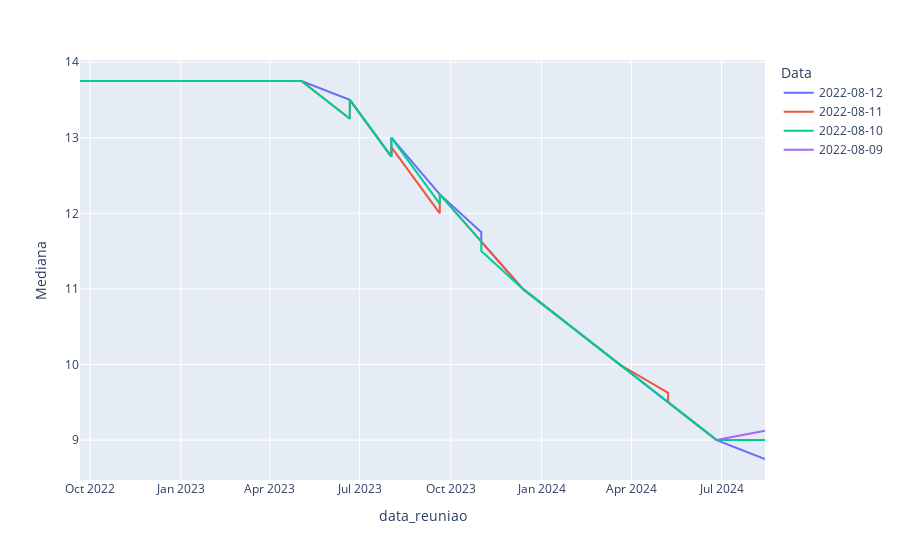

Write notebook code for a chart like this one.
### Code cell
# Gráfico iterativo utilizando o plotly
fig=px.line(df_selic,x='data_reuniao',y='Mediana', color='Data')
# Gerando arquivo com o resultado
# plotly.offline.plot(fig, show_link = True,filename=f'./output/IPCA_forcast.html')
fig.show()

### Figure 1 — Plotly figure (JSON) as saved in the notebook; plotly's stock layout.template omitted (floating-point values rounded to 4 significant figures)
{"data": [{"hovertemplate": "Data=2022-08-12<br>data_reuniao=%{x}<br>Mediana=%{y}<extra></extra>", "legendgroup": "2022-08-12", "line": {"color": "#636efa", "dash": "solid"}, "marker": {"symbol": "circle"}, "mode": "lines", "name": "2022-08-12", "orientation": "v", "showlegend": true, "type": "scatter", "x": ["2022-09-21", "2022-09-21", "2022-10-26", "2022-10-26", "2022-12-07", "2022-12-07", "2023-02-01", "2023-02-01", "2023-03-22", "2023-03-22", "2023-05-03", "2023-05-03", "2023-06-21", "2023-06-21", "2023-08-02", "2023-08-02", "2023-09-20", "2023-09-20", "2023-11-01", "2023-11-01", "2023-12-13", "2023-12-13", "2024-01-31", "2024-01-31", "2024-03-20", "2024-03-20", "2024-05-08", "2024-05-08", "2024-06-26", "2024-06-26", "2024-08-14", "2024-08-14"], "xaxis": "x", "y": [13.75, 13.75, 13.75, 13.75, 13.75, 13.75, 13.75, 13.75, 13.75, 13.75, 13.75, 13.75, 13.5, 13.5, 12.75, 13, 12.25, 12.25, 11.75, 11.62, 11, 11, 10.5, 10.5, 10, 10, 9.5, 9.5, 9, 9, 8.75, 8.75], "yaxis": "y"}, {"hovertemplate": "Data=2022-08-11<br>data_reuniao=%{x}<br>Mediana=%{y}<extra></extra>", "legendgroup": "2022-08-11", "line": {"color": "#EF553B", "dash": "solid"}, "marker": {"symbol": "circle"}, "mode": "lines", "name": "2022-08-11", "orientation": "v", "showlegend": true, "type": "scatter", "x": ["2022-09-21", "2022-09-21", "2022-10-26", "2022-10-26", "2022-12-07", "2022-12-07", "2023-02-01", "2023-02-01", "2023-03-22", "2023-03-22", "2023-05-03", "2023-05-03", "2023-06-21", "2023-06-21", "2023-08-02", "2023-08-02", "2023-09-20", "2023-09-20", "2023-11-01", "2023-11-01", "2023-12-13", "2023-12-13", "2024-01-31", "2024-01-31", "2024-03-20", "2024-03-20", "2024-05-08", "2024-05-08", "2024-06-26", "2024-06-26", "2024-08-14", "2024-08-14"], "xaxis": "x", "y": [13.75, 13.75, 13.75, 13.75, 13.75, 13.75, 13.75, 13.75, 13.75, 13.75, 13.75, 13.75, 13.25, 13.5, 12.75, 12.88, 12, 12.25, 11.62, 11.62, 11, 11, 10.5, 10.5, 10, 10, 9.625, 9.5, 9, 9, 9, 9], "yaxis": "y"}, {"hovertemplate": "Data=2022-08-10<br>data_reuniao=%{x}<br>Mediana=%{y}<extra></extra>", "legendgroup": "2022-08-10", "line": {"color": "#00cc96", "dash": "solid"}, "marker": {"symbol": "circle"}, "mode": "lines", "name": "2022-08-10", "orientation": "v", "showlegend": true, "type": "scatter", "x": ["2022-09-21", "2022-09-21", "2022-10-26", "2022-10-26", "2022-12-07", "2022-12-07", "2023-02-01", "2023-02-01", "2023-03-22", "2023-03-22", "2023-05-03", "2023-05-03", "2023-06-21", "2023-06-21", "2023-08-02", "2023-08-02", "2023-09-20", "2023-09-20", "2023-11-01", "2023-11-01", "2023-12-13", "2023-12-13", "2024-01-31", "2024-01-31", "2024-03-20", "2024-03-20", "2024-05-08", "2024-05-08", "2024-06-26", "2024-06-26", "2024-08-14", "2024-08-14"], "xaxis": "x", "y": [13.75, 13.75, 13.75, 13.75, 13.75, 13.75, 13.75, 13.75, 13.75, 13.75, 13.75, 13.75, 13.25, 13.5, 12.75, 13, 12.12, 12.25, 11.62, 11.5, 11, 11, 10.5, 10.5, 10, 10, 9.5, 9.5, 9, 9, 9, 9], "yaxis": "y"}, {"hovertemplate": "Data=2022-08-09<br>data_reuniao=%{x}<br>Mediana=%{y}<extra></extra>", "legendgroup": "2022-08-09", "line": {"color": "#ab63fa", "dash": "solid"}, "marker": {"symbol": "circle"}, "mode": "lines", "name": "2022-08-09", "orientation": "v", "showlegend": true, "type": "scatter", "x": ["2024-06-26", "2024-06-26", "2024-08-14", "2024-08-14"], "xaxis": "x", "y": [9, 9, 9.125, 9.125], "yaxis": "y"}], "layout": {"legend": {"title": {"text": "Data"}, "tracegroupgap": 0}, "margin": {"t": 60}, "xaxis": {"anchor": "y", "domain": [0, 1], "title": {"text": "data_reuniao"}}, "yaxis": {"anchor": "x", "domain": [0, 1], "title": {"text": "Mediana"}}}}
